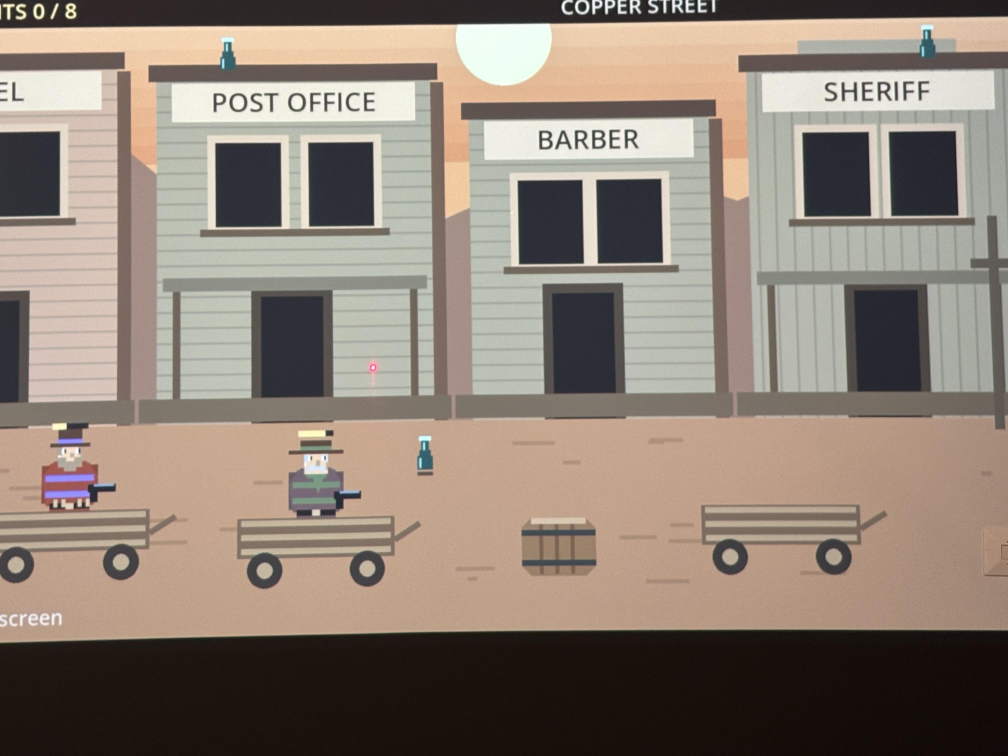
#> input picture bridge/gunslinger-laser-test.jpg, 4032 x 3024 px (shown at 1/4 size)
$ python -i detector.py   (imports and definitions only)
#> lines starting #> are read from the running program, lines starting #| are printed output that depends on the picture; after the words box and inside, x2 and y2 are one past the last pixel; in counts of white or black regions, pixels touching at a corner belong together
#> further down, picture is the input picture: shape (3024, 4032, 3); mean B, G, R 116.9, 128, 141
"""Laser detection and calibrated camera-to-projector coordinates."""
from dataclasses import dataclass
import cv2
import numpy as np

@dataclass(frozen=True)
class Detection:
    x: float
    y: float
    strength: float


def validate_corners(values):
    points = np.asarray(values, dtype=np.float32)
    if points.shape != (4, 2) or not np.isfinite(points).all():
        raise ValueError("Select four corners in TL, TR, BR, BL order")
    if np.any(points < 0) or np.any(points > 1):
        raise ValueError("Corners must be inside the camera image")
    contour = points.reshape(-1, 1, 2)
    if not cv2.isContourConvex(contour) or abs(cv2.contourArea(contour)) < .03:
        raise ValueError("Corners must form a convex quadrilateral covering at least 3% of the image")
    return points


class Mapper:
    def __init__(self, corners):
        self.corners = validate_corners(corners)
        destination = np.array([[0, 0], [1, 0], [1, 1], [0, 1]], dtype=np.float32)
        self.matrix = cv2.getPerspectiveTransform(self.corners, destination)

    def project(self, point):
        source = np.array([[point]], dtype=np.float32)
        x, y = cv2.perspectiveTransform(source, self.matrix)[0, 0]
        if not np.isfinite([x, y]).all() or x < -.001 or x > 1.001 or y < -.001 or y > 1.001:
            return None
        return float(np.clip(x, 0, 1)), float(np.clip(y, 0, 1))


def is_flash_frame(frame):
    """Detect if frame is a dark flash frame (black background for laser detection).

    Returns True if the frame has very low mean brightness (dark background).
    """
    gray = cv2.cvtColor(frame, cv2.COLOR_BGR2GRAY)
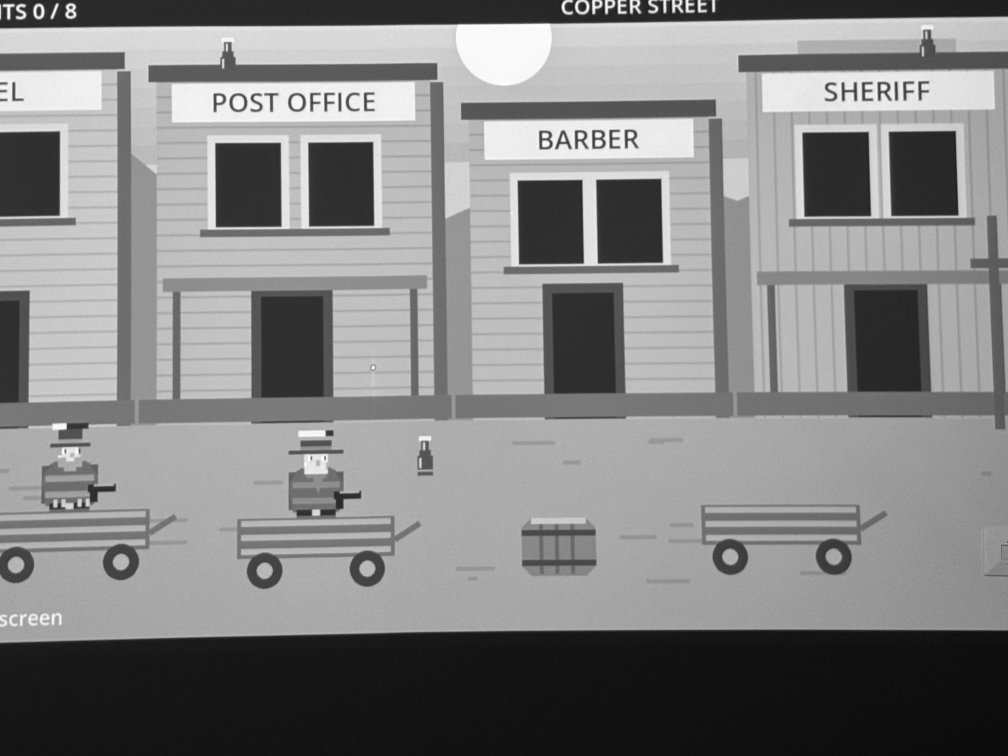
#> gray: shape (3024, 4032) (shown at 1/4 size); min 4, max 255, mean 130.6
    mean_brightness = np.mean(gray)
#> mean_brightness = 130.6
    return mean_brightness < 30  # Threshold: very dark frame


def detect(frame, background=None, settings=None, mapper=None, flash_frame=None):
    """Find the brightest compact red component, including red halos around white cores.

    Frames are BGR. A pre-trigger background suppresses static red scene content.
    If flash_frame is None, auto-detects dark frames for loosened thresholds.
    No inference or training dataset is required. Thresholds need hardware tuning.
    """
    options = {"min_red": 210, "min_red_excess": 55, "min_area": 3,
               "max_area": 450, "min_change": 25}
    options.update(settings or {})

    # Auto-detect or use provided flash_frame flag
    if flash_frame is None:
        flash_frame = is_flash_frame(frame)
#> flash_frame = False

    # Loosen thresholds during flash frames (pure black background)
    if flash_frame:
        options["min_red_excess"] = max(15, options.get("min_red_excess", 55) // 2)
        options["min_area"] = max(1, options.get("min_area", 3) - 1)
        options["min_red"] = min(180, options.get("min_red", 210) - 20)
    hsv = cv2.cvtColor(frame, cv2.COLOR_BGR2HSV)
#> hsv: shape (3024, 4032, 3); mean H, S, V 29, 59.1, 142.7
    red_mask = cv2.inRange(hsv, (0, 40, 0), (12, 255, 255)) | cv2.inRange(hsv, (168, 40, 0), (179, 255, 255))
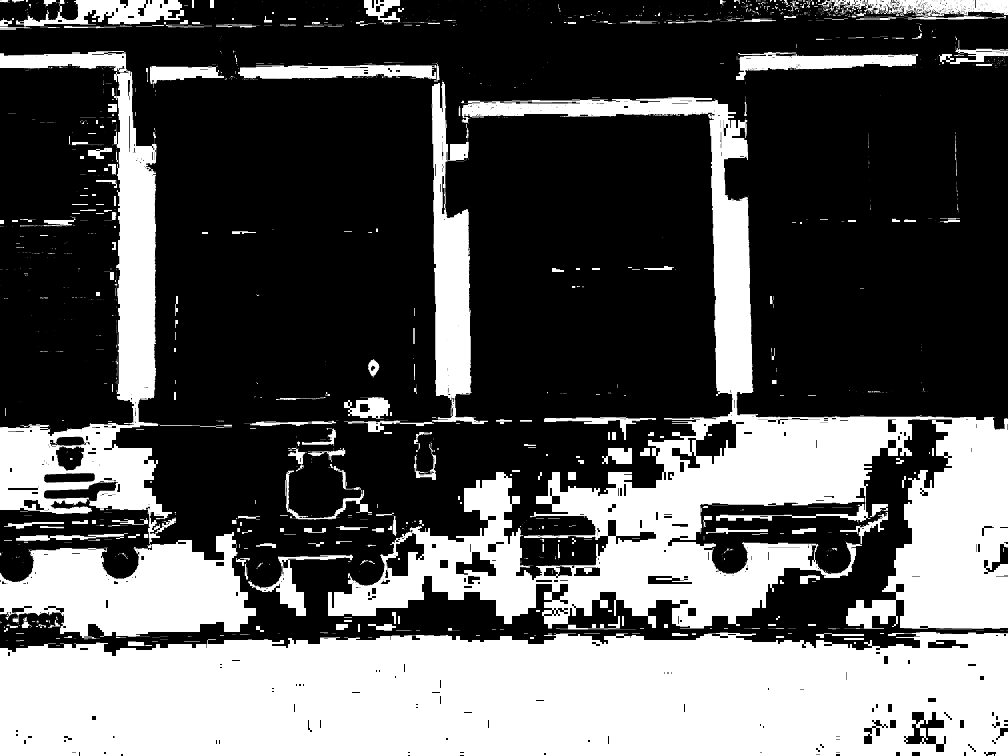
#> red_mask: shape (3024, 4032) (shown at 1/4 size); 35.2% white; 1761 white regions (1159 under 20 px), largest, box (x1, y1, x2, y2) and area: (0, 2528, 4032, 3024) 1828942, (1312, 389, 4032, 2517) 1332486, (0, 204, 1024, 2557) 627114
    blue, green, red = [channel.astype(np.int16) for channel in cv2.split(frame)]
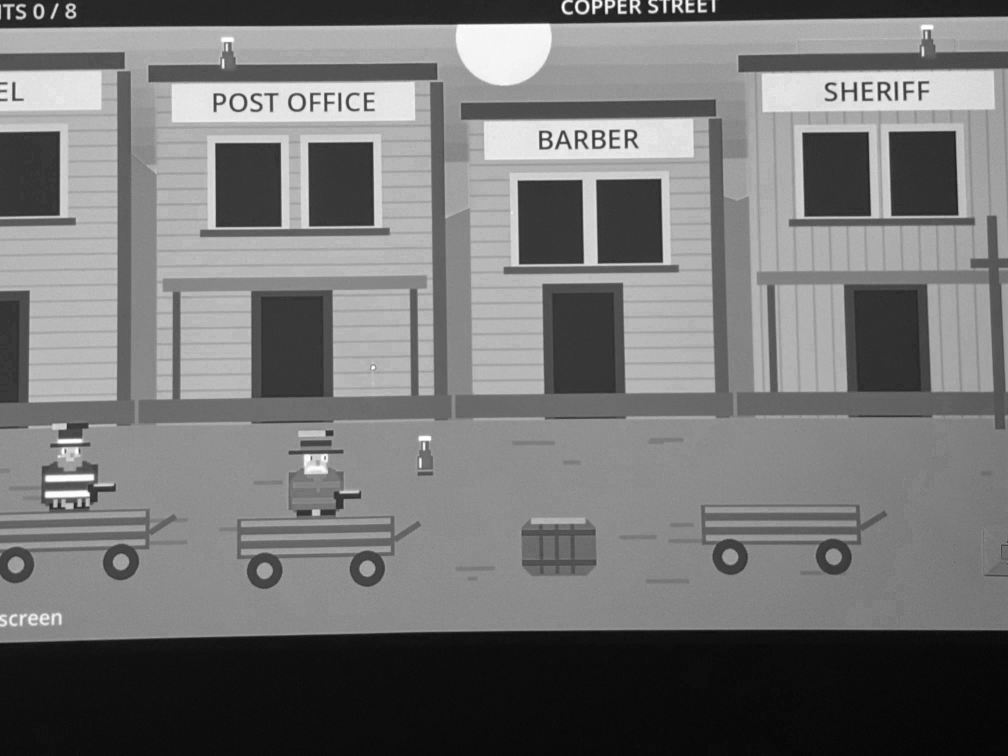
#> blue: shape (3024, 4032) int16 (shown at 1/4 size); min 0, max 255, mean 116.9
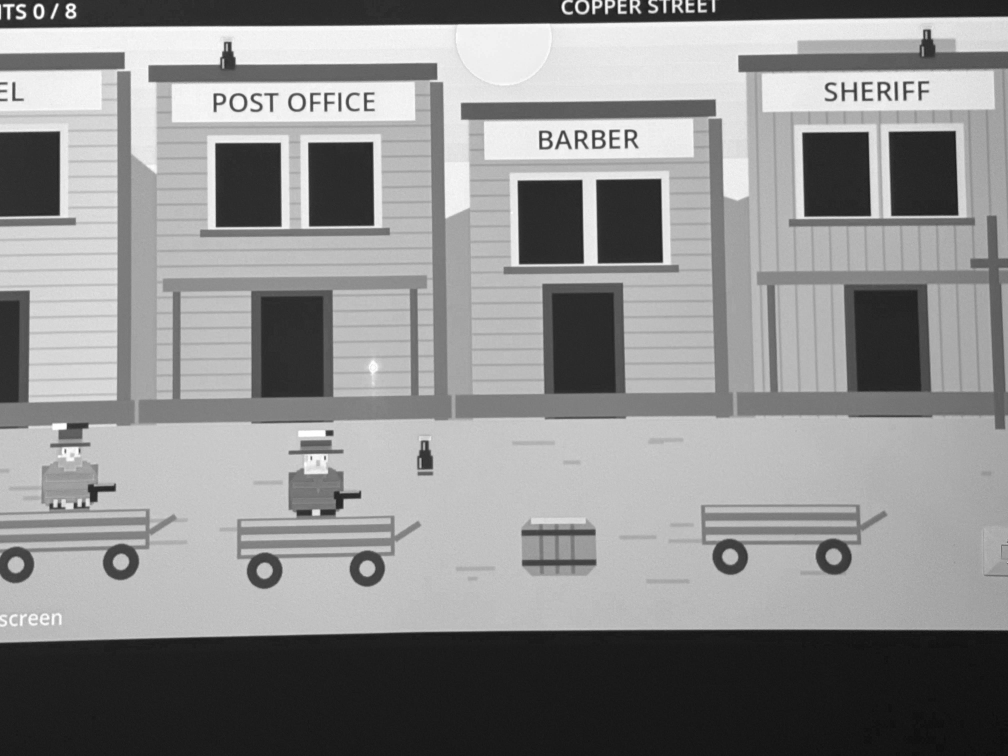
#> red: shape (3024, 4032) int16 (shown at 1/4 size); min 8, max 255, mean 141
    excess = red - np.maximum(blue, green)
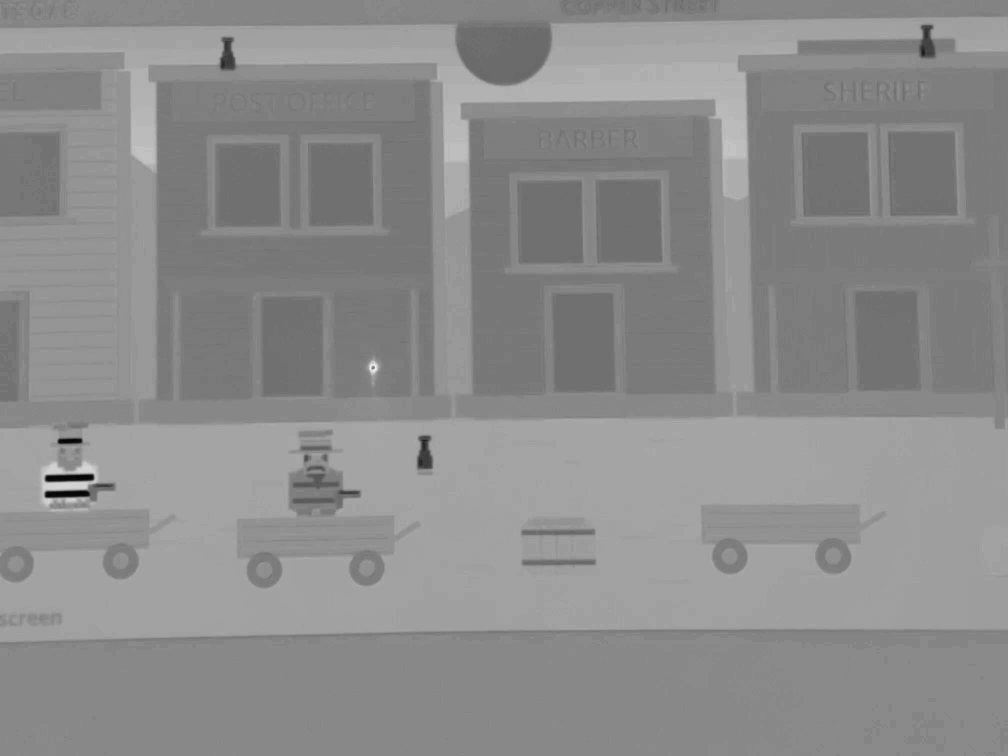
#> excess: shape (3024, 4032) int16 (shown at 1/4 size); min -107, max 109, mean 12.2; drawn with min black and max white
    mask = (red_mask > 0) & (red >= options["min_red"]) & (excess >= options["min_red_excess"])
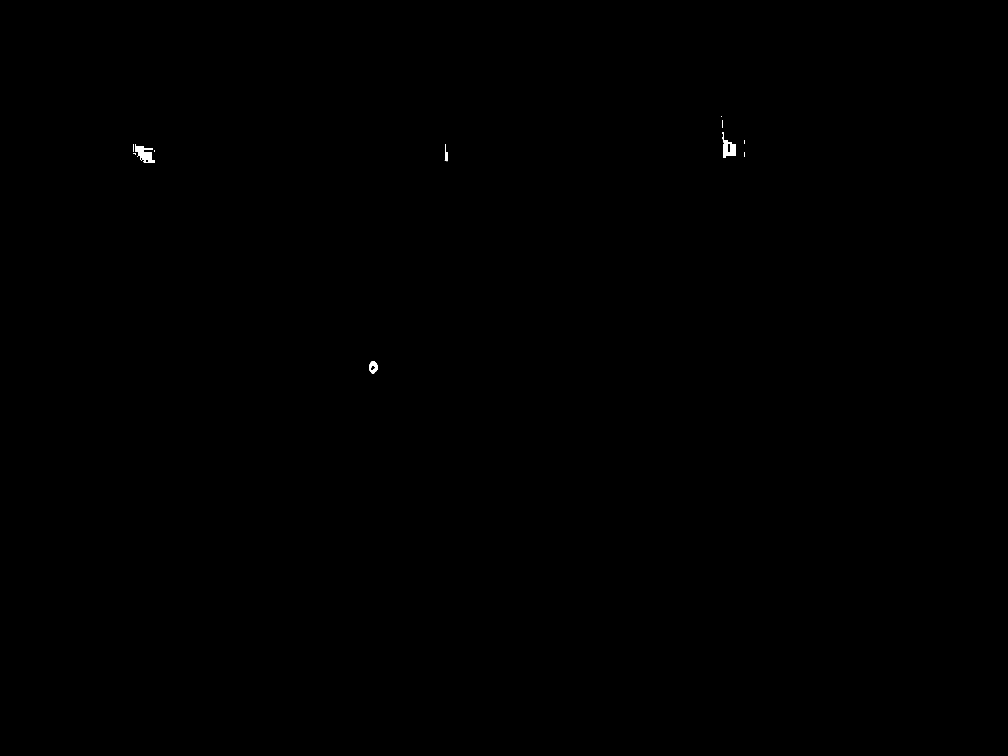
#> mask: shape (3024, 4032) bool (shown at 1/4 size); 0.06% white; 12 white regions (2 under 20 px), largest, box (x1, y1, x2, y2) and area: (540, 576, 618, 652) 3099, (2891, 528, 2944, 632) 2657, (1476, 1444, 1511, 1496) 1038
    if background is not None and background.shape == frame.shape:
        old_red = background[:, :, 2].astype(np.int16)
        mask &= red - old_red >= options["min_change"]
    count, labels, stats, centroids = cv2.connectedComponentsWithStats(mask.astype(np.uint8), 8)
#> labels: shape (3024, 4032) int32; 13 distinct labels, from 0 to 12
#> count = 13; stats = 13 rows, first 6: [0, 0, 4032, 3024, 12185456], [2886, 464, 2, 2, 4], [2891, 480, 1, 32, 32], [2891, 528, 53, 104, 2657], [2976, 560, 2, 16, 32], [532, 576, 4, 32, 80]; centroids = 13 rows, first 8: [2015.7, 1512], [2886.5, 464.5], [2891, 495.5], [2916, 594], [2976.5, 567.5], [534.1, 590.7], [578.6, 616.2], [1780.6, 610.6]
    height, width = frame.shape[:2]
#> height = 3024; width = 4032
    best = None
    for label in range(1, count):
        x, y, w, h, area = stats[label]
        if not options["min_area"] <= area <= options["max_area"]:
            continue
        if max(w, h) / max(1, min(w, h)) > 3.5:
            continue
        component = labels[y:y + h, x:x + w] == label
        weights = np.where(component, excess[y:y + h, x:x + w], 0).astype(np.float64)
        total = weights.sum()
        yy, xx = np.indices(weights.shape)
        center_x = float(x + (xx * weights).sum() / total)
        center_y = float(y + (yy * weights).sum() / total)
        # Pixel coordinates use image endpoints, matching the calibration preview.
        camera_point = (center_x / max(1, width - 1), center_y / max(1, height - 1))
        if mapper is not None and mapper.project(camera_point) is None:
            continue
        strength = float(red[y:y + h, x:x + w][component].mean() + weights[component].mean())
        candidate = Detection(*camera_point, strength)
        if best is None or candidate.strength > best.strength:
            best = candidate
#> this loop made 12 passes
#> (w, h, area) on passes 2, 3, 4, 5, 6, 7, 9, 10, 12: (1, 32, 32), (53, 104, 2657), (2, 16, 32), (4, 32, 80), (78, 76, 3099), (5, 68, 141), (4, 37, 144), (4, 19, 54), (35, 52, 1038)
#> (w, h, area, total, center_x, center_y) on pass 11: (9, 8, 23, 1274, 539.8, 615.8)
    return best

>>> import cv2
>>> picture = cv2.imread('gunslinger-laser-test.jpg')
>>> result = detect(picture)
